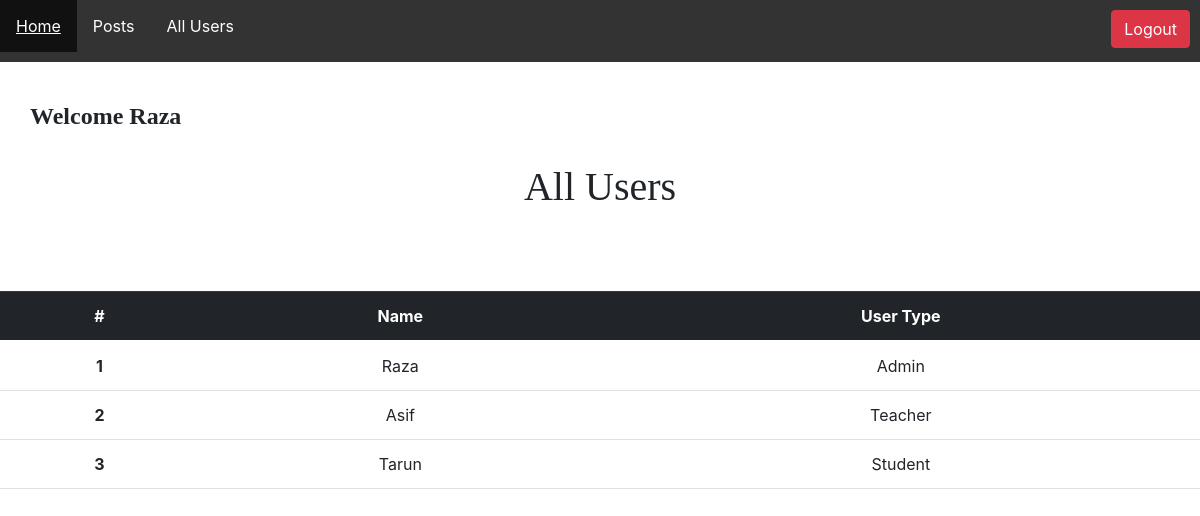
The app's page /AllUsers (signed in) with its own data.
### app/models.py (models this page shows)
class Userprofile(models.Model):
    users = models.ForeignKey(User,on_delete=models.CASCADE)
    imgs = models.FileField(upload_to="static")
    is_teacher = models.BooleanField(default=False)
    is_student = models.BooleanField(default=False)

### app/views.py (the view)
# urls.py: path('AllUsers',views.AllUsers, name='AllUsers'),
@login_required
def AllUsers(request):
    all_p = Userprofile.objects.all()
    context = {'all_p':all_p}
    template = "allUsers.html"
    return render(request,template,context)

### app/templates/allUsers.html (shortened to what this page needs)
{% extends "base.html" %}
{% block content %}
<link rel="stylesheet" href="https://stackpath.bootstrapcdn.com/bootstrap/4.1.3/css/bootstrap.min.css">
<br>
<Center><h1 style="font-family:bold;">All Users</h1></Center> <br><br><br>
<table class="table">
    <thead class="thead-dark">
      <tr>
        <th scope="col"><center>#</center></th>
       <th scope="col"><center>Name</center></th>
        <th scope="col"><center>User Type</center></th>
      </tr>
    </thead>
    <tbody>
    {% for usr in all_p %}
    <tr>
        <th scope="row"><center>{{forloop.counter}}<center></th>
        <td><center>{{usr.users.username|capfirst}}</center></td>
        {% if usr.is_teacher == True %}
            <td><center>Teacher</center></td>
        {% elif usr.is_student == True %}
            <td><center>Student</center></td>
        {% else %}
            <td><center>Admin</center></td>
        {% endif %}
    </tr>
    {% endfor %}
    </tbody>
  </table>
{% endblock %}

### app/templates/base.html (shortened to what this page needs)
<!DOCTYPE html>
<html lang="en">
<head>
    <link href="https://cdn.jsdelivr.net/npm/bootstrap@5.0.0-beta2/dist/css/bootstrap.min.css" rel="stylesheet">
</head>
<body>
    <ul style="padding: 10px; margin-top:-10px" >
        <li><a style="color: white;" href="home">Home</a></li>
        <li><a style="color: white;" href="AllPost">Posts</a></li>
        <li><a style="color: white;" href="AllUsers">All Users</a></li>
        <li style="float:right; margin-top:10px"><a class="btn btn-danger" href="logout">Logout</a></li>
    </ul>
<br>
<h4 style="margin-left:30px;font-family: bold;"> <b> Welcome {{request.user.username|capfirst}}</b> </h4>
    {% block content %}
    {% endblock %}
</body>
</html>

### app/templates/base.html (style rules this page uses)
ul { list-style-type: none; margin: 0; padding: 0; overflow: hidden; background-color: #333; width: 100% i; margin-left: -10px; }
li { float: left; }
li a { display: block; color: white; text-align: center; padding: 14px 16px; text-decoration: none; }

### records on screen
Userprofile: users.username "Raza", is_teacher "Admin"
Userprofile: users.username "Asif", is_teacher "Teacher"
Userprofile: users.username "Tarun", is_teacher "Student"

### other values on screen
{{ request.user.username|capfirst }} "Raza"
